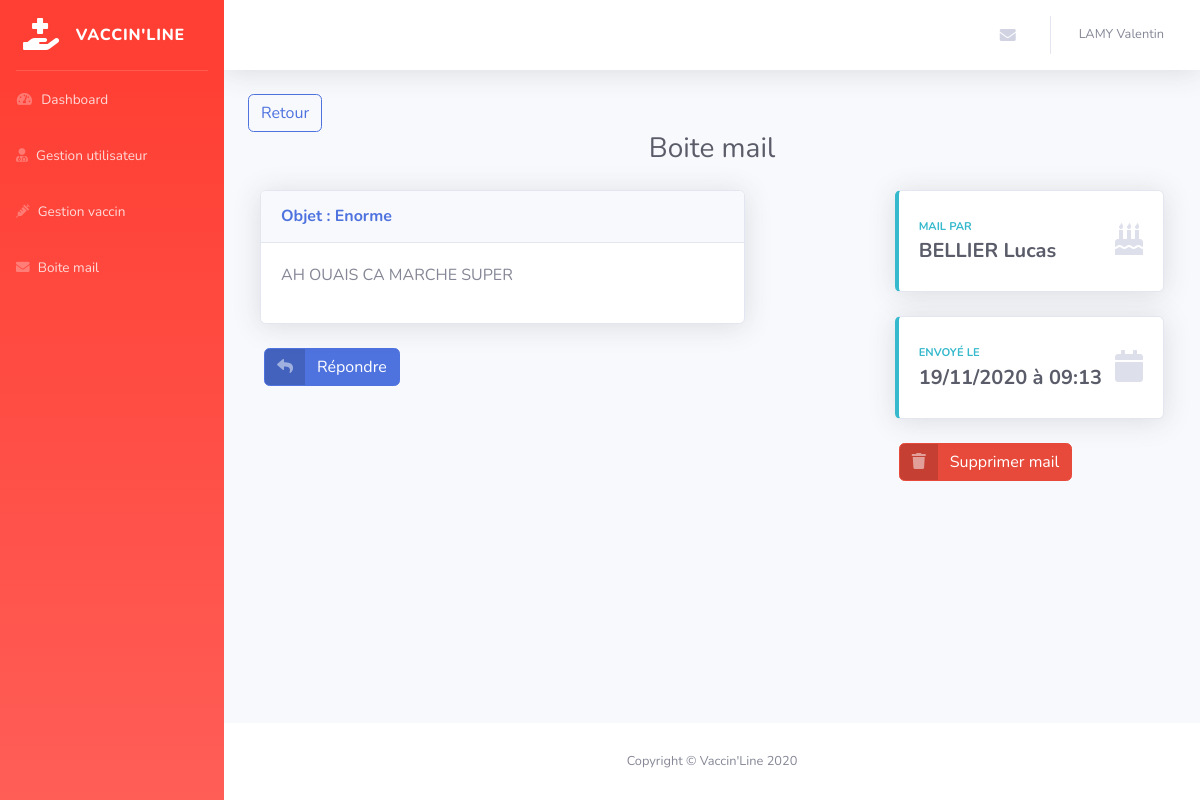
Screenshot of /admin/single-mail.php?id=9 (signed in) with the database file from the repository.
### tables this page shows
CREATE TABLE `vl_contacts` (
  `id` int(11) NOT NULL,
  `email` varchar(150) NOT NULL,
  `message` varchar(255) NOT NULL,
  `created_at` datetime NOT NULL,
  `lu` varchar(3) NOT NULL DEFAULT 'non',
  `object` varchar(255) NOT NULL,
  `status` int(11) NOT NULL DEFAULT 1
);

CREATE TABLE `vl_users` (
  `id` int(11) NOT NULL,
  `nom` varchar(150) NOT NULL,
  `prenom` varchar(150) NOT NULL,
  `password` varchar(255) NOT NULL,
  `email` varchar(120) NOT NULL,
  `status` int(11) NOT NULL DEFAULT 1,
  `token` varchar(255) DEFAULT NULL,
  `token_at` datetime DEFAULT NULL,
  `date_naissance` varchar(10) NOT NULL,
  `created_at` datetime NOT NULL,
  `civilite` varchar(100) NOT NULL,
  `role` varchar(10) NOT NULL,
  `age` int(3) NOT NULL
);

### admin/single-mail.php (the view, shortened to what this page needs)
<?php
include('../inc/pdo.php');
$title = 'Boite mail';
if (!empty($_GET['id']) && is_numeric($_GET['id'])){
  $id = $_GET['id'];
  $sql = "SELECT * FROM vl_contacts WHERE status = 1 AND id = :id";
  $query = $pdo->prepare($sql);
  $query -> bindValue(':id', $id, PDO::PARAM_INT);
  $query->execute();
  $mail = $query->fetch();
  $sql = "SELECT * FROM vl_users WHERE email = :email";
  $query = $pdo->prepare($sql);
  $query -> bindValue(':email', $mail['email'], PDO::PARAM_STR);
  $query->execute();
  $user = $query->fetch();
  if (!empty($user)) {
    $userLogin = true;
  }else {
    $userLogin = false;
  }
}
include('inc/header-back.php');
 ?>
    <div class="container-fluid">
        <a href="list-mail.php" class="btn btn-outline-primary">Retour</a>
        <h1 class="text-center h3 mb-4 text-gray-800"><?php echo $title ?></h1>
        <div class="row">
          <div class="col-lg-8">
            <div class="col-xl-10 col-md-6 mb-4">
              <div class="card shadow mb-4">
                <div class="card-header py-3">
                  <h6 class="m-0 font-weight-bold text-primary">Objet : <?php echo $mail['object'] ?></h6>
                </div>
                <div class="card-body">
                  <p><?php echo $mail['message'] ?></p>
                </div>
              </div>
            </div>
            <a href="reply-mail.php?id=<?php echo $id ?>" class="btn btn-primary ml-3 mb-2 btn-icon-split">
              <span class="icon text-white-50">
                <i class="fas fa-reply"></i>
              </span>
              <span class="text">Répondre</span>
            </a>
        </div>
        <div class="col-lg-4 justify-content-center">
          <div class="col-xl col-md-6 mb-4">
            <div class="card border-left-info shadow h-100 py-2">
              <div class="card-body">
                <div class="row no-gutters align-items-center">
                  <div class="col mr-2">
                    <div class="text-xs font-weight-bold text-info text-uppercase mb-1">
                      mail par</div>
                      <div class="<?php if($userLogin){ echo 'h5';} else {echo 'h6';} ?> mb-0 font-weight-bold text-gray-800"><?php if($userLogin){echo mb_strtoupper($user['nom']) . ' ' . ucfirst($user['prenom']);} else {echo $mail['email'];} ?></div>
                    </div>
                    <div class="col-auto">
                      <i class="fas fa-birthday-cake fa-2x text-gray-300"></i>
                    </div>
                  </div>
                </div>
              </div>
            </div>
            <div class="col-xl col-md-6 mb-4">
              <div class="card border-left-info shadow h-100 py-2">
                <div class="card-body">
                  <div class="row no-gutters align-items-center">
                    <div class="col mr-2">
                      <div class="text-xs font-weight-bold text-info text-uppercase mb-1">
                        Envoyé le</div>
                        <div class="h5 mb-0 font-weight-bold text-gray-800"><?php echo date('d/m/Y à h:i', strtotime($mail['created_at'])) ?></div>
                      </div>
                      <div class="col-auto">
                        <i class="fas fa-calendar fa-2x text-gray-300"></i>
                      </div>
                    </div>
                  </div>
                </div>
              </div>
              <a href="delete-mail.php?id=<?php echo $mail['id']; ?>"  class="btn btn-danger ml-3 btn-icon-split">
                <span class="icon text-white-50">
                  <i class="fas fa-trash"></i>
                </span>
                <span class="text">Supprimer mail</span>
              </a>
        </div>
      </div>
    </div>
<?php
include('inc/footer-back.php');

### rows the page displays
vl_contacts: object "Enorme", message "AH OUAIS CA MARCHE SUPER", created_at "19/11/2020 à 09:13"
vl_users: nom "BELLIER", prenom "Lucas"

### other values shown
mb_strtoupper($_SESSION['user']['nom']) "LAMY"
$_SESSION['user']['prenom'] "Valentin"
$title "Boite mail"
